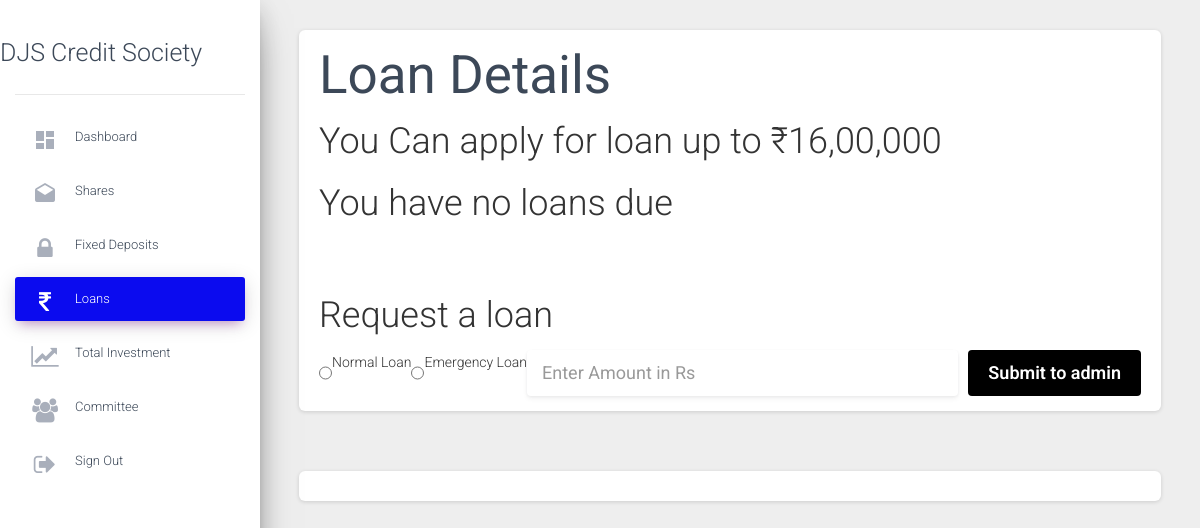
/status/Loanuser (signed in), run on an earlier commit of the app's database.
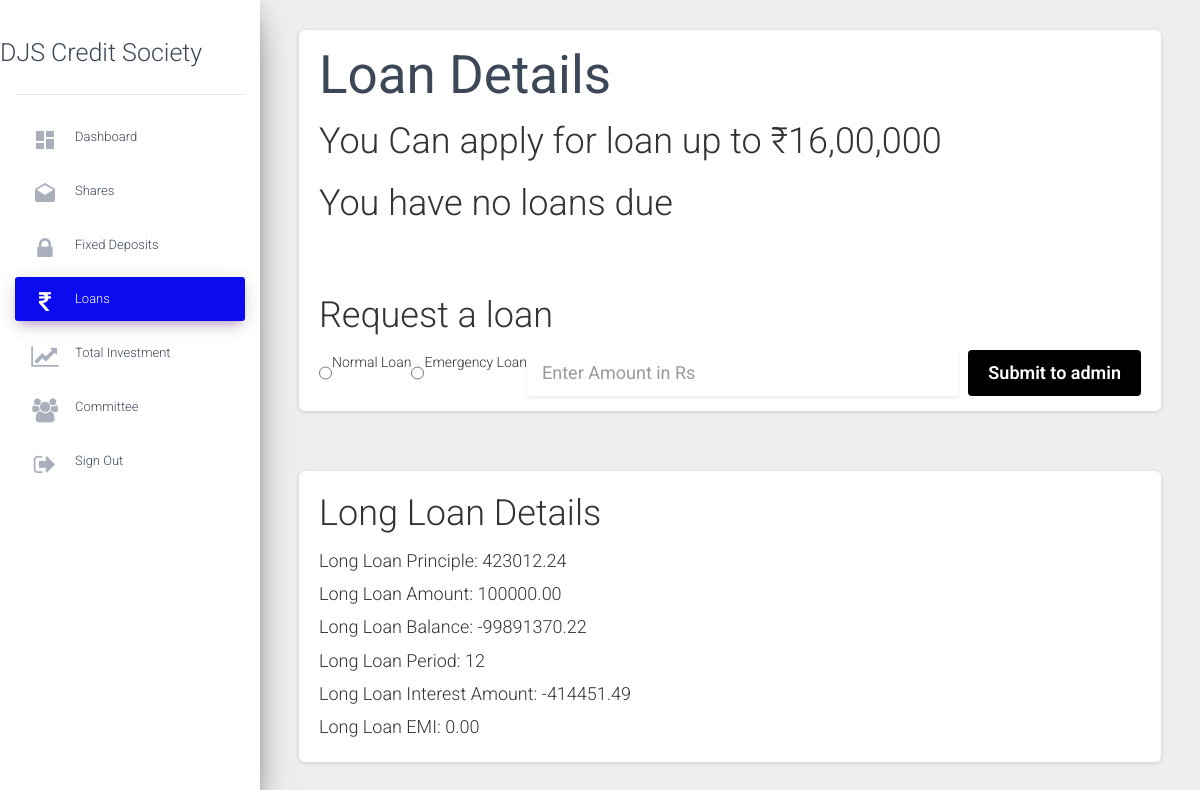
And on a later commit of the database.
### status/models.py (models this page shows, shortened)
class Account(models.Model):
    accountnumber=models.IntegerField(null=False,unique=True)
    username=models.ForeignKey(User,on_delete=models.CASCADE,null=True,unique=True)
    name=models.CharField(max_length=50,null=False)
    sapid=models.IntegerField(null=False,unique=True)
    dateofjoining=models.DateField(null=False)
    sharevalue=models.IntegerField(default=0,null=False)
    totalinvestment=models.IntegerField(default=0,null=False)
    shareamount=models.IntegerField(default=0,null=False)
    sharebalance=models.IntegerField(default=0)
    cdamount=models.IntegerField(default=0)
    cdbalance=models.IntegerField(default=0)
    totalamount=models.DecimalField(default=0,max_digits=10,decimal_places=2)
    sharesstartingnumber=models.IntegerField(null=True)
    sharesendingnumber=models.IntegerField(null=True)
    islongloantaken=models.BooleanField(default=False)
    isloanemertaken=models.BooleanField(default=False)
    longloanamount=models.DecimalField(blank=True,null=True,default=0,max_digits=10,decimal_places=2)
    longloanprinciple=models.DecimalField(blank=True,null=True,default=0,max_digits=10,decimal_places=2)
    longloanperiod=models.IntegerField(blank=True,null=True,default=0)
    longloaninterestamount=models.DecimalField(blank=True,null=True,default=0,max_digits=10,decimal_places=2)
    longloanbalance=models.DecimalField(blank=True,null=True,default=0,max_digits=10,decimal_places=2)
    longloanemi=models.DecimalField(blank=True,null=True,default=0,max_digits=10,decimal_places=2)
    emerloanamount=models.DecimalField(blank=True,null=True,default=0,max_digits=10,decimal_places=2)
    emerloanprinciple=models.DecimalField(blank=True,null=True,default=0,max_digits=10,decimal_places=2)
    emerloanperiod=models.IntegerField(blank=True,null=True,default=0)
    emerloaninterestamount=models.DecimalField(blank=True,null=True,default=0,max_digits=10,decimal_places=2)
    emerloanbalance=models.DecimalField(blank=True,null=True,default=0,max_digits=10,decimal_places=2)
    emerloanemi=models.DecimalField(blank=True,null=True,default=0,max_digits=10,decimal_places=2)
    fdcapital=models.IntegerField(default=0,null=True)
    fdmaturitydate=models.DateField(null=True)
    teachingstaff=models.BooleanField(default=False)
    nonteachingstaff=models.BooleanField(default=False)

### status/views.py (the view, shortened to what this page needs)
# urls.py: path('Loanuser',views.loanuser,name="loanuser"),
@login_required
def loanuser(request):
    current_user_id = request.user.username
    Accountholder=Account.objects.filter(username__username__icontains=current_user_id).get()
    type="success"
    context={
        'Accountholder':Accountholder,
        'loan':"active",
        'type':type
    }
    return render (request,'Loansuser.html',context=context)

### status/templates/Loansuser.html (shortened to what this page needs)
{%extends 'details.html'%}
{% load humanize %}
{%block content%}
<main role="main" class="col-md-9 col-lg-12 px-4">
<div class="container">
  <div class="row">
    <div class="col">
      <div class="card">
        <div class="card-body">
          <h1><b class="card-title">Loan Details</b></h1>
          {% if Accountholder.islongloantaken and Accountholder.isloanemertaken is True %}
          <h3>Name:{{Accountholder.name}}</h3>
          <p class="card-text">You are seeing these details because you have taken loan from credit society.</p>
          <h1>Type of loan: EmergencyLoan/normal_loan</h1>
          <h5>Amount of loan taken: &#x20b9; {{Accountholder.longloanamount|intcomma }}</h5>
          <h5>RoI:{{Accountholder.rateOfInterest}}</h5>
          <h5>Due Date:{{Accountholder.repaymentDue}}</h5>
          {% else %}
          {% if Accountholder.teachingstaff is True %}
          <h2>You Can apply for loan up to &#x20b9;16,00,000</h2>
          {% endif %}
          <h2>You have no loans due</h2>
          <h2 style="padding-top:50px">Request a loan</h2>
          <form class="lw-form" method="POST">
            <input type="radio" name="loanChoice" value="normal_loan"> Normal Loan<br>
            <input type="radio" name="loanChoice" value="emergency_loan"> Emergency Loan<br>
            <div class="lw-field">
              <input class="lw-input" name="loan_amount" id="loan_amnt" type="numeric" placeholder="Enter Amount in Rs" required>
            </div>
            <button class="lw-btn" href="{%url 'status:details'%}">Submit to admin</button>
          </form>
          {% endif %}
        </div>
      </div>
    </div>
  </div>
  </div>
<div class="container">
  <div class="row">
    <div class="col">
      <div class="card">
        <div class="card-body">
          {%if Accountholder.islongloantaken is True%}
          <h2>Long Loan Details</h2>
          <h4>Long Loan Principle: {{Accountholder.longloanprinciple}}</h4>
          <h4>Long Loan Amount: {{Accountholder.longloanamount}}</h4>
          <h4>Long Loan Balance: {{Accountholder.longloanbalance}}</h4>
          <h4>Long Loan Period: {{Accountholder.longloanperiod}}</h4>
          <h4>Long Loan Interest Amount: {{Accountholder.longloaninterestamount}}</h4>
          <h4>Long Loan EMI: {{Accountholder.longloanemi}}</h4>
          {%endif%}
        </div>
      </div>
    </div>
  </div>
</div>
</main>
{%endblock%}

What changed in the data, as far as the page shows it:
now on this page (row edited): Account: longloanprinciple "423012.24", longloanamount "100000.00", longloanbalance "-99891370.22", longloanperiod "12", longloaninterestamount "-414451.49", longloanemi "0.00"
changed Account: islongloantaken False → True (drawn)
Also different on the page:
text now shown: "Long Loan Details Long Loan Principle: Long Loan Amount: Long Loan Balance: Long Loan Period: Long Loan Interest Amount: Long Loan EMI:"
